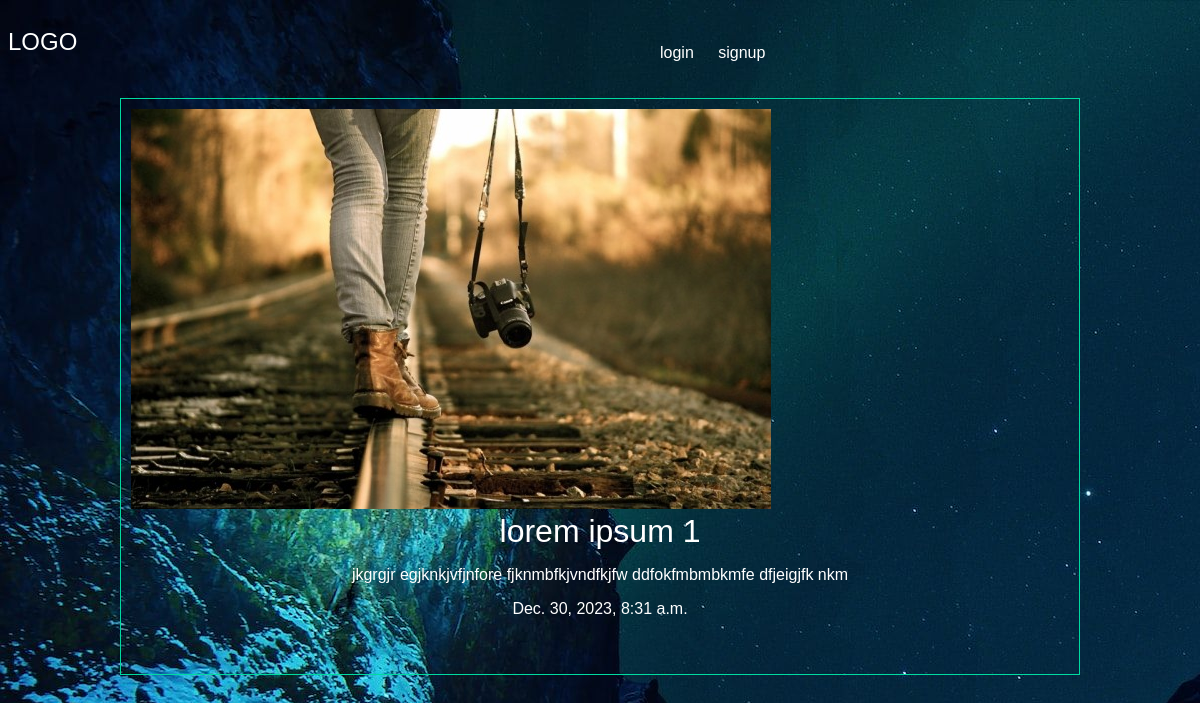
Screenshot of /articles/lorem_ipsum1 with the database file from the repository.
### articles/models.py (models this page shows, shortened)
class Article(models.Model):
    title = models.CharField(max_length = 100)
    slug = models.SlugField()
    body = models.TextField()
    date = models.DateTimeField(auto_now_add = True)
    image = models.ImageField(default='default.jpg', blank=True)
    auther = models.ForeignKey(User, default=None,  on_delete=models.CASCADE)

### articles/views.py (the view)
# urls.py: path('<slug>', views.article_detail, name = "detail"),
def article_detail(request, slug):
    article = models.Article.objects.get(slug=slug)
    return render(request, 'articles/article_detail.html', {'article':article})

### articles/templates/articles/article_detail.html
{% extends 'base.html' %}
{% block content %}
<div class ="article-detail">
    <div class = "article">
        <img src= "{{article.image.url}}" alt="">
      <h2>{{article.title}}</h2>
      <p>{{article.body}}</p>
      <p>{{article.date}}</p>
    </div>
</div>
{%endblock%}

### assets/styles.css (style rules this page uses)
body { background-color : #0f121f; background-image: url(/static/stars.jpg); color: #fff; background-repeat: no-repeat; background-attachment: fixed; }
body * { font-family: arial; }
h1, h2, h3, h4, h5, h6 { font-weight: normal; margin: 0; }
.article { padding:10px; border:1px solid #00dba0; position:relative; padding-bottom:40px; }
.article h2 { font-size:1.2em; }
.article-detail .article img { max-width:100%; }
.article-detail .article h2 { text-align:center; font-size:2em; }
.article-detail .article p { text-align:center; }

### rows the page displays
Article: image (picture), title "lorem ipsum 1", body "jkgrgjr egjknkjvfjnfore fjknmbfkjvndfkjfw ddfokfmbmbkmfe dfjeigjfk nkm", date "Dec. 30, 2023, 8:31 a.m."
